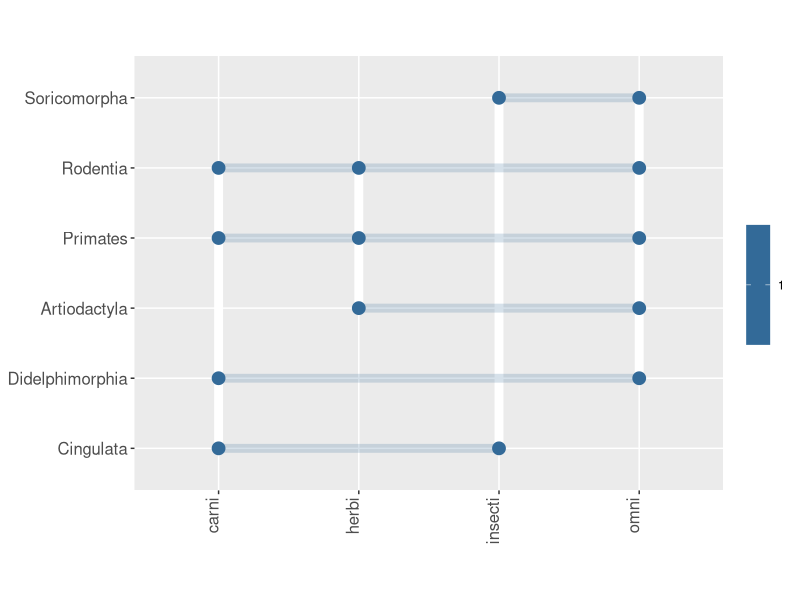

R code for this plot:
library(tidyverse)

movie_order <-
  c(
    "Phantom Menace", "Attack of the Clones", "Revenge of the Sith",
    "New Hope", "Empire Strikes Back", "Return of the Jedi",
    "Force Awakens"
  )

raw_data <-
  starwars %>% 
  select(films, name, species) %>% 
  mutate(species = fct_lump(species, 2)) %>% 
  unnest(films) %>%
  filter(complete.cases(.)) %>% 
  mutate(
    films = str_remove(films, "^(The|A) "),
    films = fct_relevel(films, movie_order)
  ) %>% 
  select(
    x = films,
    y = name,
    color = species
  )

raw_data <- 
  mpg %>% 
  distinct(manufacturer, class) %>% 
  select(
    y = manufacturer, 
    x = class
  ) %>% 
  mutate(color = 1)

raw_data <- 
  msleep %>% 
  select(
    x = vore, 
    y = order
  ) %>% 
  distinct() %>% 
  filter(complete.cases(.)) %>% 
  mutate(color = 1)

df <-
  raw_data  %>% 
  add_count(x, name = "n_y") %>% 
  add_count(y, name = "n_x") %>% 
  filter(n_x > 1) %>% 
  arrange(n_x) %>%
  #mutate(x = fct_reorder(x, n_y, max)) %>% 
  mutate(x_int = str_pad(as.integer(factor(x)), 2, "left", "0")) %>% 
  group_by(y) %>%
  mutate(
    cat = paste(unique(x_int) %>% sort(decreasing = TRUE), collapse = ",")
  ) %>%
  ungroup() %>%
  mutate(y = fct_reorder(y, cat, max))

ggplot(df, aes(x, y, color = color)) +
  geom_line(aes(group = x), size = 3, color = "white") +
  geom_line(aes(group = y), size = 3, alpha = 0.2) +
  geom_point(size = 4) +
  labs(color = "") +
  coord_fixed(ratio = 0.5) +
  theme(
    #legend.position = "none",
    axis.title = element_blank(),
    axis.text.x = element_text(angle = 90, hjust = 1, vjust = 0),
    axis.text = element_text(size = 12)
  )
